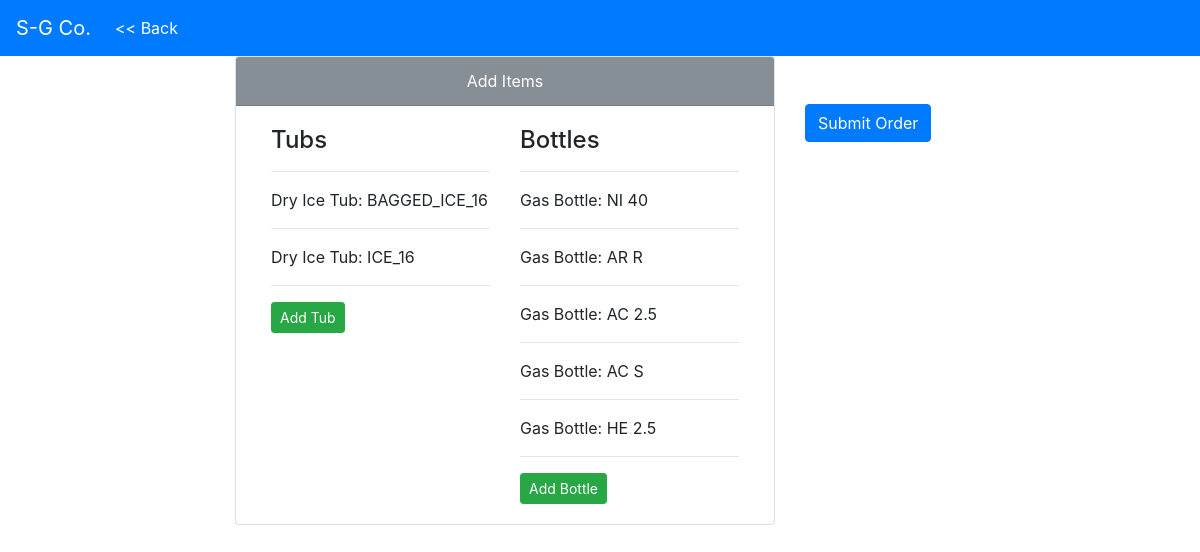
/sales/orders/37/37/add_items, run on the app's committed database.
### sales/models.py (models this page shows)
class QueuedTub(models.Model):
    ICE_3 = 'ICE_3'
    ICE_16 = 'ICE_16'
    ICE_BLOCK = 'ICE_BLOCK'
    BAGGED_ICE_16 = 'BAGGED_ICE_16'
    BAGGED_ICE_3 = 'BAGGED_ICE_3'
    FILL_CHOICES = (
        (ICE_3, '3 Mill'),
        (ICE_16, '16 Mill'),
        (ICE_BLOCK, 'Ice Block'),
        (BAGGED_ICE_3, '3 Mill Bagged'),
        (BAGGED_ICE_16, '16 Mill Bagged'),
    )
    fill = models.CharField(max_length=13, choices=FILL_CHOICES)
    order = models.ForeignKey(Order, on_delete=models.CASCADE)
    def __str__(self):
        return "Dry Ice Tub: {}".format(self.fill)

class QueuedBottle(models.Model):
    ACETYLENE = 'AC'
    ARGON = 'AR'
    BEER_GAS = 'BG'
    CARBON_DIOXIDE = 'CD'
    GUINNESS_GAS = 'GS'
    HELIUM = 'HE'
    MIX_C2 = 'C2'
    MIX_C10 = 'C10'
    MIX_C25 = 'C25'
    NITROGEN = 'NI'
    OXYGEN = 'OX'
    STARGON = 'ST'
    SYPHON = 'SY'
    FILL_CHOICES = (
        (ACETYLENE, 'Acetylene'),
        (ARGON, 'Argon'),
        (BEER_GAS, 'Beer Gas'),
        (CARBON_DIOXIDE, 'Carbon Dioxide'),
        (GUINNESS_GAS, 'Guinness Gas'),
        (HELIUM, 'Helium'),
        (MIX_C2, 'Mix C2'),
        (MIX_C10, 'Mix C10'),
        (MIX_C25, 'Mix C25'),
        (NITROGEN, 'Nitrogen'),
        (OXYGEN, 'Oxygen'),
        (STARGON, 'Stargon'),
        (SYPHON, 'Syphon'),
    )
    SIZE_CHOICES = (
        ('T', 'T'),
        ('K', 'K'),
        ('S', 'S'),
        ('D', 'D'),
        ('Q', 'Q'),
        ('R', 'R'),
        ('50', '50'),
        ('40', '40'),
        ('20', '20'),
        ('15', '15'),
        ('10', '10'),
        ('5', '5'),
        ('2.5', '2.5'),
    )
    fill = models.CharField(max_length=13, choices=FILL_CHOICES)
    size = models.CharField(max_length=3, choices=SIZE_CHOICES)
    order = models.ForeignKey(Order, on_delete=models.CASCADE)
    def __str__(self):
        return "Gas Bottle: {} {}".format(self.fill, self.size)

### sales/views.py (the view)
# urls.py: url(r'^orders/(?P<pk>[0-9]+)/(?P<cust>[0-9]+)/add_items', views.add_items, name='add_items'),
def add_items(request, pk, cust):
    context = {
        'pk': pk,
        'cust': cust,
        'tub_list': QueuedTub.objects.filter(order_id=pk),
        'bottle_list': QueuedBottle.objects.filter(order_id=pk),
    }
    return render(request, 'sales/add_items.html', context)

### templates/sales/add_items.html (shortened to what this page needs)
{% extends 'sales/base.html' %}
{% block body %}
<div class="container">
  <div class="row justify-content-center">
    <div class="col-6">
      <div class="card">
        <div class="card-header bg-secondary text-white text-center">Add Items</div>
        <div class="card-body">
          <div class="container">
            <div class="row">
              <div class="col" id="tubcol">
                <h4>Tubs</h4>
                <hr>
                <div id="tublist">
                  {% for tub in tub_list %}
                    <p>{{ tub }}</p>
                    <hr>
                  {% endfor %}
                </div>
                <a id="tubmodalopen" data-toggle='modal' data-target='#tubmodal' href="{% url 'sales:new_queued_tub' pk %}" class="btn btn-sm btn-success">Add Tub</a>
              </div>
              <div class="col">
                <h4>Bottles</h4>
                <hr>
                <div id="bottlelist">
                  {% for bottle in bottle_list %}
                    <p>{{ bottle }}</p>
                    <hr>
                  {% endfor %}
                </div>
                <a id="bottlemodalopen" data-toggle='modal' data-target='#bottlemodal' href="{% url 'sales:new_queued_bottle' pk %}" class="btn btn-sm btn-success">Add Bottle</a>
              </div>
            </div>
          </div>
        </div>
      </div>
    </div>
    <div class="col-2">
      <a href="{% url 'sales:customer_details' cust %}" class="mt-5 btn btn-primary">Submit Order</a>
    </div>
  </div>
</div>
{% endblock %}

### data on the page
QueuedTub: fill "Dry Ice Tub: BAGGED_ICE_16"
QueuedTub: fill "Dry Ice Tub: ICE_16"
QueuedBottle: fill+size "Gas Bottle: NI 40"
QueuedBottle: fill+size "Gas Bottle: AR R"
QueuedBottle: fill+size "Gas Bottle: AC 2.5"
QueuedBottle: fill+size "Gas Bottle: AC S"
QueuedBottle: fill+size "Gas Bottle: HE 2.5"
